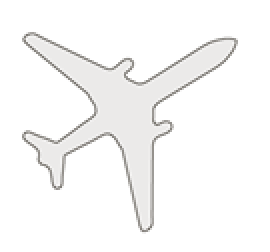
#> input picture graduacao/embarcados/digital-image-processing/second_list/images/11.43.bmp, 135 x 126 px (shown 2 times larger)
$ jupyter execute q7.ipynb
#> lines starting #> are read from the running program, lines starting #| are printed output that depends on the picture
**Processamento Digital de Imagens - 2022/01**<br/>
**Engenharia da Computação**<br/>
**Aluno:** Gabriel Soares Baptista, 2018102117<br/>

### Questão 7

[cell 1]
import numpy as np
import matplotlib.pyplot as plt
import skimage
from PIL import Image

### Resolução

Primeiro lemos a imagem que iremos segmentar.

[cell 2]
image = Image.open('../images/11.43.bmp').convert('L')
image = np.array(image, dtype='uint8')

plt.figure(figsize=(5, 5))
plt.imshow(image, cmap='gray')
plt.show()

Para facilitar o procedimento, podemos binarizar a imagem para que seja mais simples efetuar os cálculos, entretanto, no final utilizamos os valores obtidos para fazer a alteração na imagem original, não nos trazendo uma perda tão grande devido a qualidade não satisfatória da imagem binarizada.

[cell 3]
binarized_image = image.copy()
binarized_image[binarized_image == 255] = 0
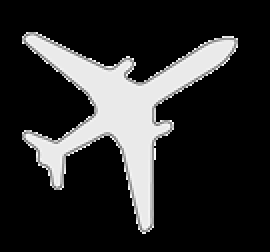
#> binarized_image: shape (126, 135) (shown 2 times larger); min 0, max 254, mean 44.6

plt.figure(figsize=(5, 5))
plt.imshow(binarized_image, cmap='gray')
plt.show()

Para começarmos os cálculos, devemos encontrar a matriz de valores não nulos. Portanto, iremos percorrer a imagem binarizada salvando as posições dos pixels com valor de intensidade diferentes de zero.

[cell 4]
N, M = image.shape
#> N = 126; M = 135
non_zero_pixels = []

for i in range(N):
    for j in range(M):
        if binarized_image[i, j] != 0:
            non_zero_pixels.append([j, i])

non_zero_pixels = np.array(non_zero_pixels)

Com a matriz acima, podemos calcular o vetor médio dos valores, além de utilizarmos a equação (11.4-5) do livro texto para calcular a matriz de covariância, isto é, a seguinte equação:

$$
C_x = \frac{1}{K} \sum_{k=1}^{K}x_k x_k^T - m_x m_x^T
$$

[cell 5]
mean = np.mean(non_zero_pixels, axis=0)
#> mean = [60.16, 55.21]
K = non_zero_pixels.shape[0]
#> K = 3465
cov = (1/(K - 1)) * np.dot((non_zero_pixels - mean).T, (non_zero_pixels - mean))
#> cov = [[615.3, -77.24], [-77.24, 538.9]]

Como queremos encontrar os o ângulo de rotação da imagem, isto é, utilizar a decomposição de elementos principais para encontrar a direção que captura a maior variância dos dados, neste caso, consequentemente encontroaríamos a direção de inclinação do avião, uma vez que representa a direção do autovetor que melhor descreve a variância do conjunto de amostras (pixels).

Portanto, obtemos os autovetores e autovalores da matriz. Obtemos o conjunto `eigen_pairs` de forma que estão ordenados em ordem decrescente em relação aos autovalores.

[cell 6]
eigen_values, eigen_vectors = np.linalg.eig(cov)
#> eigen_values = [663.3, 490.9]; eigen_vectors = [[0.849, 0.528], [-0.528, 0.849]]
eigen_pairs = [(eigen_values[i], eigen_vectors[i]) for i in range(len(eigen_values))]
eigen_pairs.sort(key=lambda k: k[0], reverse=True)

Separamos os valores ordenados novamente em autovalores e autovetores, entretanto, note que os índices são associados, isto é, o autovalor no índice zero corresponde ao autovetor também no índice zero.

[cell 7]
sorted_eigen_values = np.array([pair[0] for pair in eigen_pairs])
sorted_eigen_vectors = np.array([pair[1] for pair in eigen_pairs])

Portanto, através da trigonometria básica podemos obter o ângulo de inclinação do autovetor associado ao maior autovalor, uma vez que corresponderá a direção que captura a maior variância dos dados (direção do corpo do avião, uma vez que contém quase todos pixels da imagem).

[cell 8]
angle = np.rad2deg(np.arctan(sorted_eigen_vectors[0][1]/sorted_eigen_vectors[0][0]))

Enfim, utiliza-se o negativo do ângulo descoberto para rotacionar a imagem original.

[cell 9]
image = skimage.io.imread('../images/11.43.bmp')
#> image is the input picture: shape (126, 135, 3); mean R, G, B 247.9, 247.7, 247.3
rotated_image = np.array(Image.fromarray(image).rotate(-angle))
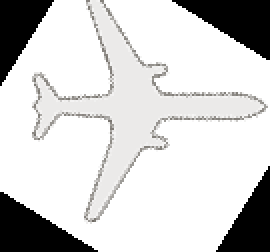
#> rotated_image: shape (126, 135, 3) (shown 2 times larger); mean R, G, B 207.4, 207.1, 206.8
plt.figure(figsize=(5, 5))
plt.imshow(rotated_image, cmap='gray')
plt.show()
